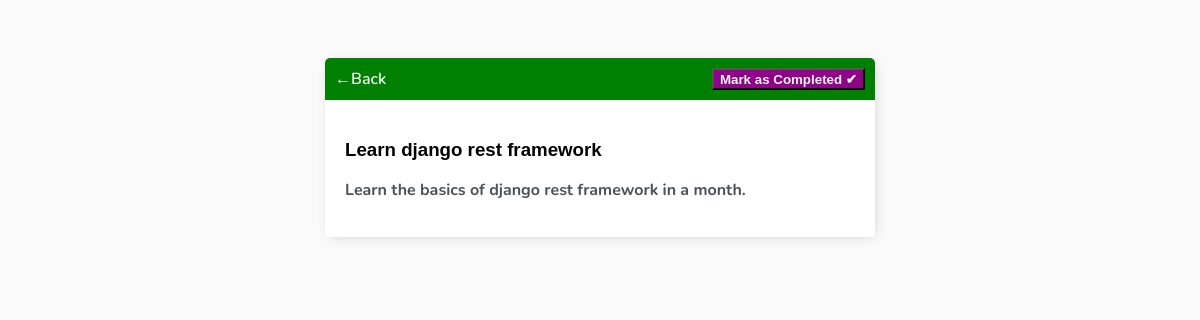
/task/2/, run on an earlier commit of the app's database.
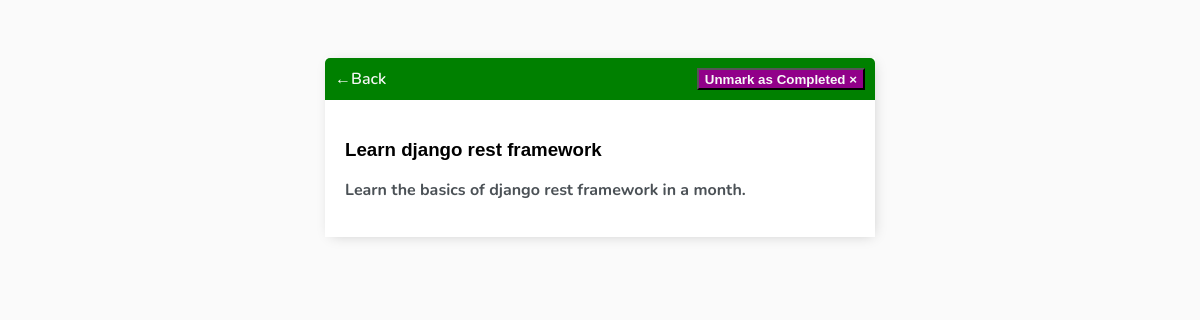
And on a later commit of the database.
### tasks/views.py (the view)
# urls.py: path('task/<int:pk>/', TaskDetails.as_view(), name="task-details"),
class TaskDetails(DetailView):
    model = Task
    context_object_name = 'task'
    template_name = 'tasks/task_details.html'

### tasks/templates/tasks/task_details.html
{% extends 'tasks/index.html' %}
{% block content %}
<div class="view-header-bar">
    <a href="{% url 'tasks' %}">&#8592;Back</a>
    {% if task.task_completed %}
        <button id="done-btn"><a href="{% url 'task-status' task.id %}">Unmark as Completed &#215;</a></button>
    {% else %}
        <button id="done-btn"><a href="{% url 'task-status' task.id %}">Mark as Completed &#10004;</a></button>
    {% endif %}
</div>
<div class="card-body">
    <h3>{{task.title}}</h3>
    <p><strong>{{task.description}}</strong></p>
 </div>
{% endblock content %}

What changed in the data, as far as the page shows it:
changed Task "Learn django rest framework": task_completed False → True (drawn)
Also different on the page:
text no longer shown: "Mark as Completed ✔"
text now shown: "Unmark as Completed ×"
